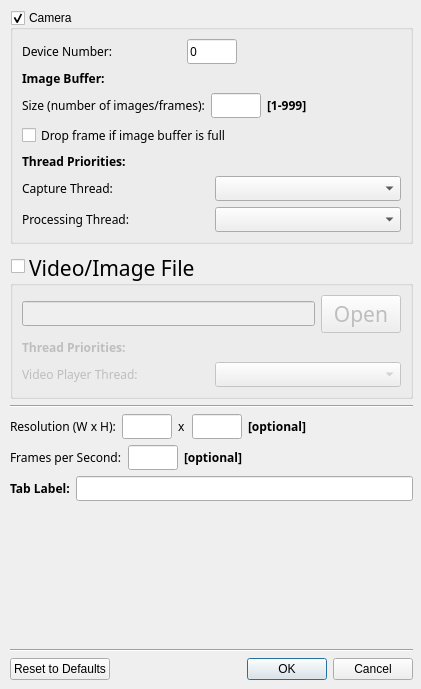
<?xml version="1.0" encoding="UTF-8"?>
<ui version="4.0">
 <class>CameraConnectDialog</class>
 <widget class="QDialog" name="CameraConnectDialog">
  <property name="geometry">
   <rect>
    <x>0</x>
    <y>0</y>
    <width>421</width>
    <height>689</height>
   </rect>
  </property>
  <property name="sizePolicy">
   <sizepolicy hsizetype="Fixed" vsizetype="Fixed">
    <horstretch>0</horstretch>
    <verstretch>0</verstretch>
   </sizepolicy>
  </property>
  <property name="maximumSize">
   <size>
    <width>16777215</width>
    <height>800</height>
   </size>
  </property>
  <property name="windowTitle">
   <string>Connect to Camera or Open File</string>
  </property>
  <widget class="QWidget" name="layoutWidget">
   <property name="geometry">
    <rect>
     <x>10</x>
     <y>10</y>
     <width>403</width>
     <height>670</height>
    </rect>
   </property>
   <layout class="QVBoxLayout" name="verticalLayout_4">
    <item>
     <widget class="QGroupBox" name="cameraGroupBox">
      <property name="enabled">
       <bool>true</bool>
      </property>
      <property name="minimumSize">
       <size>
        <width>0</width>
        <height>0</height>
       </size>
      </property>
      <property name="maximumSize">
       <size>
        <width>16777215</width>
        <height>250</height>
       </size>
      </property>
      <property name="autoFillBackground">
       <bool>false</bool>
      </property>
      <property name="title">
       <string>Camera</string>
      </property>
      <property name="checkable">
       <bool>true</bool>
      </property>
      <layout class="QVBoxLayout" name="verticalLayout_6">
       <item>
        <layout class="QHBoxLayout" name="horizontalLayout_2">
         <item>
          <widget class="QLabel" name="label_9">
           <property name="font">
            <font>
             <family>Al Bayan</family>
             <pointsize>9</pointsize>
             <weight>50</weight>
             <bold>false</bold>
            </font>
           </property>
           <property name="toolTip">
            <string/>
           </property>
           <property name="whatsThis">
            <string>&lt;html&gt;&lt;head/&gt;&lt;body&gt;&lt;p&gt;&lt;span style=&quot; color:#000000;&quot;&gt;Webcams on your PC are numbered, where 0 is normally a built-in webcam&lt;/span&gt;&lt;/p&gt;&lt;/body&gt;&lt;/html&gt;</string>
           </property>
           <property name="text">
            <string>Device Number:</string>
           </property>
          </widget>
         </item>
         <item>
          <widget class="QLineEdit" name="deviceNumberEdit">
           <property name="enabled">
            <bool>true</bool>
           </property>
           <property name="sizePolicy">
            <sizepolicy hsizetype="Fixed" vsizetype="Fixed">
             <horstretch>0</horstretch>
             <verstretch>0</verstretch>
            </sizepolicy>
           </property>
           <property name="minimumSize">
            <size>
             <width>50</width>
             <height>0</height>
            </size>
           </property>
           <property name="maximumSize">
            <size>
             <width>50</width>
             <height>16777215</height>
            </size>
           </property>
           <property name="font">
            <font>
             <family>Al Bayan</family>
             <pointsize>9</pointsize>
             <weight>50</weight>
             <italic>false</italic>
             <bold>false</bold>
            </font>
           </property>
           <property name="text">
            <string>0</string>
           </property>
          </widget>
         </item>
         <item>
          <widget class="QLabel" name="label_devCount">
           <property name="text">
            <string/>
           </property>
          </widget>
         </item>
        </layout>
       </item>
       <item>
        <widget class="QLabel" name="label_3">
         <property name="font">
          <font>
           <family>Al Bayan</family>
           <pointsize>9</pointsize>
           <weight>75</weight>
           <bold>true</bold>
          </font>
         </property>
         <property name="text">
          <string>Image Buffer:</string>
         </property>
        </widget>
       </item>
       <item>
        <layout class="QHBoxLayout" name="horizontalLayout">
         <item>
          <widget class="QLabel" name="label_2">
           <property name="font">
            <font>
             <family>Al Bayan</family>
             <pointsize>9</pointsize>
             <weight>50</weight>
             <bold>false</bold>
            </font>
           </property>
           <property name="toolTip">
            <string/>
           </property>
           <property name="statusTip">
            <string/>
           </property>
           <property name="whatsThis">
            <string>&lt;html&gt;&lt;head/&gt;&lt;body&gt;&lt;p&gt;&lt;span style=&quot; color:#000000;&quot;&gt;Frames in buffer so capture framerate doesn't drop while processing.&lt;/span&gt;&lt;/p&gt;&lt;/body&gt;&lt;/html&gt;</string>
           </property>
           <property name="text">
            <string>Size (number of images/frames):</string>
           </property>
          </widget>
         </item>
         <item>
          <widget class="QLineEdit" name="imageBufferSizeEdit">
           <property name="sizePolicy">
            <sizepolicy hsizetype="Minimum" vsizetype="Fixed">
             <horstretch>0</horstretch>
             <verstretch>0</verstretch>
            </sizepolicy>
           </property>
           <property name="minimumSize">
            <size>
             <width>50</width>
             <height>0</height>
            </size>
           </property>
           <property name="maximumSize">
            <size>
             <width>50</width>
             <height>16777215</height>
            </size>
           </property>
           <property name="font">
            <font>
             <family>Al Bayan</family>
             <pointsize>9</pointsize>
            </font>
           </property>
           <property name="whatsThis">
            <string>&lt;html&gt;&lt;head/&gt;&lt;body&gt;&lt;p&gt;&lt;span style=&quot; color:#000000;&quot;&gt;Frames in buffer so capture framerate doesn't drop while processing.&lt;/span&gt;&lt;/p&gt;&lt;/body&gt;&lt;/html&gt;</string>
           </property>
          </widget>
         </item>
         <item>
          <widget class="QLabel" name="label_4">
           <property name="font">
            <font>
             <family>Al Bayan</family>
             <pointsize>9</pointsize>
             <weight>75</weight>
             <bold>true</bold>
            </font>
           </property>
           <property name="text">
            <string>[1-999]</string>
           </property>
          </widget>
         </item>
         <item>
          <spacer name="horizontalSpacer_2">
           <property name="orientation">
            <enum>Qt::Horizontal</enum>
           </property>
           <property name="sizeHint" stdset="0">
            <size>
             <width>40</width>
             <height>20</height>
            </size>
           </property>
          </spacer>
         </item>
        </layout>
       </item>
       <item>
        <widget class="QCheckBox" name="dropFrameCheckBox">
         <property name="font">
          <font>
           <family>Al Bayan</family>
           <pointsize>9</pointsize>
          </font>
         </property>
         <property name="whatsThis">
          <string>&lt;html&gt;&lt;head/&gt;&lt;body&gt;&lt;p&gt;&lt;span style=&quot; color:#000000;&quot;&gt;Enabling this will result in a constant capture rate, therefore some images will be dropped when image buffer is full. Otherwise capture rate will drop to processing rate.&lt;/span&gt;&lt;/p&gt;&lt;/body&gt;&lt;/html&gt;</string>
         </property>
         <property name="text">
          <string>Drop frame if image buffer is full</string>
         </property>
        </widget>
       </item>
       <item>
        <widget class="QLabel" name="label_5">
         <property name="font">
          <font>
           <family>Al Bayan</family>
           <pointsize>9</pointsize>
           <weight>75</weight>
           <bold>true</bold>
          </font>
         </property>
         <property name="text">
          <string>Thread Priorities:</string>
         </property>
        </widget>
       </item>
       <item>
        <layout class="QHBoxLayout" name="horizontalLayout_3">
         <item>
          <layout class="QVBoxLayout" name="verticalLayout">
           <item>
            <widget class="QLabel" name="label_6">
             <property name="font">
              <font>
               <family>Al Bayan</family>
               <pointsize>9</pointsize>
               <weight>50</weight>
               <bold>false</bold>
              </font>
             </property>
             <property name="text">
              <string>Capture Thread:</string>
             </property>
            </widget>
           </item>
           <item>
            <widget class="QLabel" name="label_7">
             <property name="font">
              <font>
               <family>Al Bayan</family>
               <pointsize>9</pointsize>
               <weight>50</weight>
               <bold>false</bold>
              </font>
             </property>
             <property name="text">
              <string>Processing Thread:</string>
             </property>
            </widget>
           </item>
          </layout>
         </item>
         <item>
          <layout class="QVBoxLayout" name="verticalLayout_2">
           <item>
            <widget class="QComboBox" name="capturePrioComboBox">
             <property name="font">
              <font>
               <family>Al Bayan</family>
               <pointsize>9</pointsize>
              </font>
             </property>
            </widget>
           </item>
           <item>
            <widget class="QComboBox" name="processingPrioComboBox">
             <property name="font">
              <font>
               <family>Al Bayan</family>
               <pointsize>9</pointsize>
              </font>
             </property>
            </widget>
           </item>
          </layout>
         </item>
        </layout>
       </item>
      </layout>
     </widget>
    </item>
    <item>
     <widget class="QGroupBox" name="fileGroupBox">
      <property name="enabled">
       <bool>true</bool>
      </property>
      <property name="sizePolicy">
       <sizepolicy hsizetype="Expanding" vsizetype="Fixed">
        <horstretch>0</horstretch>
        <verstretch>0</verstretch>
       </sizepolicy>
      </property>
      <property name="maximumSize">
       <size>
        <width>16777215</width>
        <height>150</height>
       </size>
      </property>
      <property name="font">
       <font>
        <family>Al Bayan</family>
        <pointsize>16</pointsize>
       </font>
      </property>
      <property name="styleSheet">
       <string notr="true"/>
      </property>
      <property name="title">
       <string>Video/Image File</string>
      </property>
      <property name="alignment">
       <set>Qt::AlignBottom|Qt::AlignLeading|Qt::AlignLeft</set>
      </property>
      <property name="flat">
       <bool>false</bool>
      </property>
      <property name="checkable">
       <bool>true</bool>
      </property>
      <property name="checked">
       <bool>false</bool>
      </property>
      <layout class="QVBoxLayout" name="verticalLayout_9">
       <item>
        <layout class="QHBoxLayout" name="horizontalLayout_10">
         <item>
          <widget class="QLineEdit" name="fileSourceEdit">
           <property name="font">
            <font>
             <family>Al Bayan</family>
             <pointsize>9</pointsize>
            </font>
           </property>
          </widget>
         </item>
         <item>
          <widget class="QPushButton" name="openButton">
           <property name="text">
            <string>Open</string>
           </property>
          </widget>
         </item>
        </layout>
       </item>
       <item>
        <widget class="QLabel" name="label_24">
         <property name="font">
          <font>
           <family>Al Bayan</family>
           <pointsize>9</pointsize>
           <weight>75</weight>
           <bold>true</bold>
          </font>
         </property>
         <property name="text">
          <string>Thread Priorities:</string>
         </property>
        </widget>
       </item>
       <item>
        <layout class="QHBoxLayout" name="horizontalLayout_13">
         <item>
          <widget class="QLabel" name="label_22">
           <property name="font">
            <font>
             <family>Al Bayan</family>
             <pointsize>9</pointsize>
             <weight>50</weight>
             <bold>false</bold>
            </font>
           </property>
           <property name="text">
            <string>Video Player Thread:</string>
           </property>
          </widget>
         </item>
         <item>
          <widget class="QComboBox" name="playerPrioComboBox">
           <property name="font">
            <font>
             <family>Al Bayan</family>
             <pointsize>9</pointsize>
            </font>
           </property>
          </widget>
         </item>
        </layout>
       </item>
      </layout>
     </widget>
    </item>
    <item>
     <widget class="Line" name="line_2">
      <property name="orientation">
       <enum>Qt::Horizontal</enum>
      </property>
     </widget>
    </item>
    <item>
     <layout class="QHBoxLayout" name="horizontalLayout_8">
      <item>
       <widget class="QLabel" name="label_11">
        <property name="font">
         <font>
          <family>Al Bayan</family>
          <pointsize>9</pointsize>
          <weight>50</weight>
          <bold>false</bold>
         </font>
        </property>
        <property name="whatsThis">
         <string>&lt;html&gt;&lt;head/&gt;&lt;body&gt;&lt;p&gt;&lt;span style=&quot; color:#000000;&quot;&gt;For webcams, please look in your manufacturers handbook if your webcam supports different capture modes. If it does, change values to the exact values the mode supports.&lt;/span&gt;&lt;/p&gt;&lt;/body&gt;&lt;/html&gt;</string>
        </property>
        <property name="text">
         <string>Resolution (W x H):</string>
        </property>
       </widget>
      </item>
      <item>
       <widget class="QLineEdit" name="resWEdit">
        <property name="enabled">
         <bool>true</bool>
        </property>
        <property name="sizePolicy">
         <sizepolicy hsizetype="Fixed" vsizetype="Fixed">
          <horstretch>0</horstretch>
          <verstretch>0</verstretch>
         </sizepolicy>
        </property>
        <property name="minimumSize">
         <size>
          <width>50</width>
          <height>0</height>
         </size>
        </property>
        <property name="maximumSize">
         <size>
          <width>50</width>
          <height>16777215</height>
         </size>
        </property>
        <property name="font">
         <font>
          <family>Al Bayan</family>
          <pointsize>9</pointsize>
          <weight>50</weight>
          <italic>false</italic>
          <bold>false</bold>
         </font>
        </property>
        <property name="whatsThis">
         <string/>
        </property>
       </widget>
      </item>
      <item>
       <widget class="QLabel" name="label_13">
        <property name="font">
         <font>
          <family>Al Bayan</family>
          <pointsize>9</pointsize>
          <weight>50</weight>
          <bold>false</bold>
         </font>
        </property>
        <property name="text">
         <string>x</string>
        </property>
       </widget>
      </item>
      <item>
       <widget class="QLineEdit" name="resHEdit">
        <property name="enabled">
         <bool>true</bool>
        </property>
        <property name="sizePolicy">
         <sizepolicy hsizetype="Fixed" vsizetype="Fixed">
          <horstretch>0</horstretch>
          <verstretch>0</verstretch>
         </sizepolicy>
        </property>
        <property name="minimumSize">
         <size>
          <width>50</width>
          <height>0</height>
         </size>
        </property>
        <property name="maximumSize">
         <size>
          <width>50</width>
          <height>16777215</height>
         </size>
        </property>
        <property name="font">
         <font>
          <family>Al Bayan</family>
          <pointsize>9</pointsize>
          <weight>50</weight>
          <italic>false</italic>
          <bold>false</bold>
         </font>
        </property>
        <property name="whatsThis">
         <string/>
        </property>
       </widget>
      </item>
      <item>
       <widget class="QLabel" name="label_12">
        <property name="font">
         <font>
          <family>Al Bayan</family>
          <pointsize>9</pointsize>
          <weight>75</weight>
          <bold>true</bold>
         </font>
        </property>
        <property name="text">
         <string>[optional]</string>
        </property>
       </widget>
      </item>
      <item>
       <spacer name="horizontalSpacer_4">
        <property name="orientation">
         <enum>Qt::Horizontal</enum>
        </property>
        <property name="sizeHint" stdset="0">
         <size>
          <width>40</width>
          <height>20</height>
         </size>
        </property>
       </spacer>
      </item>
     </layout>
    </item>
    <item>
     <layout class="QHBoxLayout" name="horizontalLayout_6">
      <item>
       <widget class="QLabel" name="label">
        <property name="sizePolicy">
         <sizepolicy hsizetype="Maximum" vsizetype="Maximum">
          <horstretch>0</horstretch>
          <verstretch>0</verstretch>
         </sizepolicy>
        </property>
        <property name="font">
         <font>
          <family>Al Bayan</family>
          <pointsize>9</pointsize>
         </font>
        </property>
        <property name="toolTip">
         <string/>
        </property>
        <property name="whatsThis">
         <string>&lt;html&gt;&lt;head/&gt;&lt;body&gt;&lt;p&gt;&lt;span style=&quot; color:#000000;&quot;&gt;Change this when your webcam supports multiple capture modes with different framerate or framerate of video isn't recognized correctly.&lt;/span&gt;&lt;/p&gt;&lt;/body&gt;&lt;/html&gt;</string>
        </property>
        <property name="text">
         <string>Frames per Second:</string>
        </property>
       </widget>
      </item>
      <item>
       <widget class="QLineEdit" name="fpsEdit">
        <property name="sizePolicy">
         <sizepolicy hsizetype="Fixed" vsizetype="Fixed">
          <horstretch>0</horstretch>
          <verstretch>0</verstretch>
         </sizepolicy>
        </property>
        <property name="minimumSize">
         <size>
          <width>50</width>
          <height>0</height>
         </size>
        </property>
        <property name="maximumSize">
         <size>
          <width>50</width>
          <height>16777215</height>
         </size>
        </property>
        <property name="font">
         <font>
          <family>Al Bayan</family>
          <pointsize>9</pointsize>
         </font>
        </property>
        <property name="whatsThis">
         <string/>
        </property>
       </widget>
      </item>
      <item>
       <widget class="QLabel" name="label_10">
        <property name="font">
         <font>
          <family>Al Bayan</family>
          <pointsize>9</pointsize>
          <weight>75</weight>
          <bold>true</bold>
         </font>
        </property>
        <property name="text">
         <string>[optional]</string>
        </property>
       </widget>
      </item>
      <item>
       <spacer name="horizontalSpacer">
        <property name="orientation">
         <enum>Qt::Horizontal</enum>
        </property>
        <property name="sizeHint" stdset="0">
         <size>
          <width>40</width>
          <height>20</height>
         </size>
        </property>
       </spacer>
      </item>
     </layout>
    </item>
    <item>
     <layout class="QVBoxLayout" name="verticalLayout_3">
      <item>
       <layout class="QHBoxLayout" name="horizontalLayout_5">
        <item>
         <widget class="QLabel" name="label_8">
          <property name="font">
           <font>
            <family>Al Bayan</family>
            <pointsize>9</pointsize>
            <weight>75</weight>
            <bold>true</bold>
           </font>
          </property>
          <property name="text">
           <string>Tab Label:</string>
          </property>
         </widget>
        </item>
        <item>
         <widget class="QLineEdit" name="tabLabelEdit">
          <property name="font">
           <font>
            <family>Al Bayan</family>
            <pointsize>9</pointsize>
           </font>
          </property>
         </widget>
        </item>
       </layout>
      </item>
     </layout>
    </item>
    <item>
     <spacer name="verticalSpacer">
      <property name="orientation">
       <enum>Qt::Vertical</enum>
      </property>
      <property name="sizeHint" stdset="0">
       <size>
        <width>20</width>
        <height>40</height>
       </size>
      </property>
     </spacer>
    </item>
    <item>
     <widget class="Line" name="line">
      <property name="orientation">
       <enum>Qt::Horizontal</enum>
      </property>
     </widget>
    </item>
    <item>
     <layout class="QHBoxLayout" name="horizontalLayout_4">
      <item>
       <widget class="QPushButton" name="resetToDefaultsPushButton">
        <property name="text">
         <string>Reset to Defaults</string>
        </property>
       </widget>
      </item>
      <item>
       <widget class="QDialogButtonBox" name="okCancelBox">
        <property name="orientation">
         <enum>Qt::Horizontal</enum>
        </property>
        <property name="standardButtons">
         <set>QDialogButtonBox::Cancel|QDialogButtonBox::Ok</set>
        </property>
       </widget>
      </item>
     </layout>
    </item>
   </layout>
  </widget>
 </widget>
 <resources/>
 <connections>
  <connection>
   <sender>okCancelBox</sender>
   <signal>accepted()</signal>
   <receiver>CameraConnectDialog</receiver>
   <slot>accept()</slot>
   <hints>
    <hint type="sourcelabel">
     <x>408</x>
     <y>490</y>
    </hint>
    <hint type="destinationlabel">
     <x>204</x>
     <y>159</y>
    </hint>
   </hints>
  </connection>
  <connection>
   <sender>okCancelBox</sender>
   <signal>rejected()</signal>
   <receiver>CameraConnectDialog</receiver>
   <slot>reject()</slot>
   <hints>
    <hint type="sourcelabel">
     <x>408</x>
     <y>490</y>
    </hint>
    <hint type="destinationlabel">
     <x>204</x>
     <y>159</y>
    </hint>
   </hints>
  </connection>
 </connections>
</ui>
